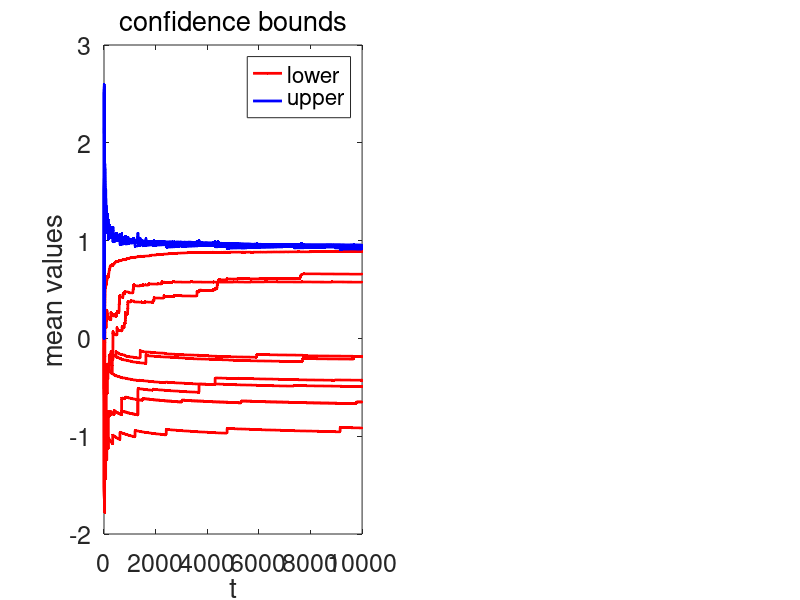

MATLAB code to generate this figure: (Note: this script raises an error after producing the figure.)
clear all
seed= 4 ;
randn('state',seed);
rand('state',seed);

try
    ccc=openfig('ucb.fig');
catch
    disp('missing figure file')
end

nrep = 1;
k = 10;
maxt = 10000;
means = rand(k,1);
rewards = zeros(maxt,nrep);
for irep=1:nrep
    % initializing means
    rewards_per_arm = double(rand(k,1) < means);
    rewards(1:k,irep) = rewards_per_arm;
    ns = ones(k,1);
    rho = 2*log(k);
    upper_bounds(:,k) = rewards_per_arm ./ ns + sqrt(.5*rho./ns);
    lower_bounds(:,k) = rewards_per_arm ./ ns - sqrt(.5*rho./ns);
    
    for t=k+1:maxt
        [a,arm] = max( upper_bounds(:,t-1) );
        reward = double( rand < means(arm));
        rewards(t,irep) = reward;
        rewards_per_arm(arm) = rewards_per_arm(arm)+reward;
        ns(arm) = ns(arm)+1;
        rho = 2*log(t);
    upper_bounds(:,t) = rewards_per_arm ./ ns + sqrt(.5*rho./ns);
    lower_bounds(:,t) = rewards_per_arm ./ ns - sqrt(.5*rho./ns);
        
    end
end
subplot(1,2,1);
plot(0,0,'r','linewidth',2); hold on; plot(0,0,'b','linewidth',2);  

plot(lower_bounds','.r-','linewidth',2); hold on; plot(upper_bounds','.b-','linewidth',2); hold off
set(gca,'fontsize',18)
xlabel('t');
legend('lower','upper');
ylabel('mean values');
title('confidence bounds','fontweight','normal');




nrep = 100;
k = 10;
maxt = 10000;
means = rand(k,1);
rewards = zeros(maxt,nrep);
for irep=1:nrep
    % initializing means
    rewards_per_arm = double(rand(k,1) < means);
    rewards(1:k,irep) = rewards_per_arm;
    ns = ones(k,1);
    rho = 2*log(k);
    upper_bounds  = rewards_per_arm ./ ns + sqrt(.5*rho./ns);
     
    for t=k+1:maxt
        [a,arm] = max( upper_bounds  );
        reward = double( rand < means(arm));
        rewards(t,irep) = reward;
        rewards_per_arm(arm) = rewards_per_arm(arm)+reward;
        ns(arm) = ns(arm)+1;
        rho = 2*log(t);
    upper_bounds = rewards_per_arm ./ ns + sqrt(.5*rho./ns);
         
    end
end

  
 perf = mean(cumsum( max(means) - rewards(:,:)) ,2);
 stdperf = std(cumsum( max(means) - rewards(:,:)),[],2);
 
 [a,b] = affine_fit(log(maxt/10:maxt), perf(maxt/10:maxt))
 
subplot(1,2,2);
plot(1:maxt,perf,'r','linewidth',2);
hold on
plot(1:maxt, log(1:maxt)*a+b,'b','linewidth',2);
% plot(1:maxt,perf+stdperf,'r:','linewidth',2);
% plot(1:maxt,perf-stdperf,'r:','linewidth',2);
hold off

legend('observation','fit: a+b*log(t)','location','southeast')
set(gca,'fontsize',18)
xlabel('t');
ylabel('regret');
axis([1 maxt 0 220])
 title('regret','fontweight','normal');
try
    print('-depsc', 'ucb_matlab.eps');
    close(ccc)
catch
    disp('missing figure file')
end
